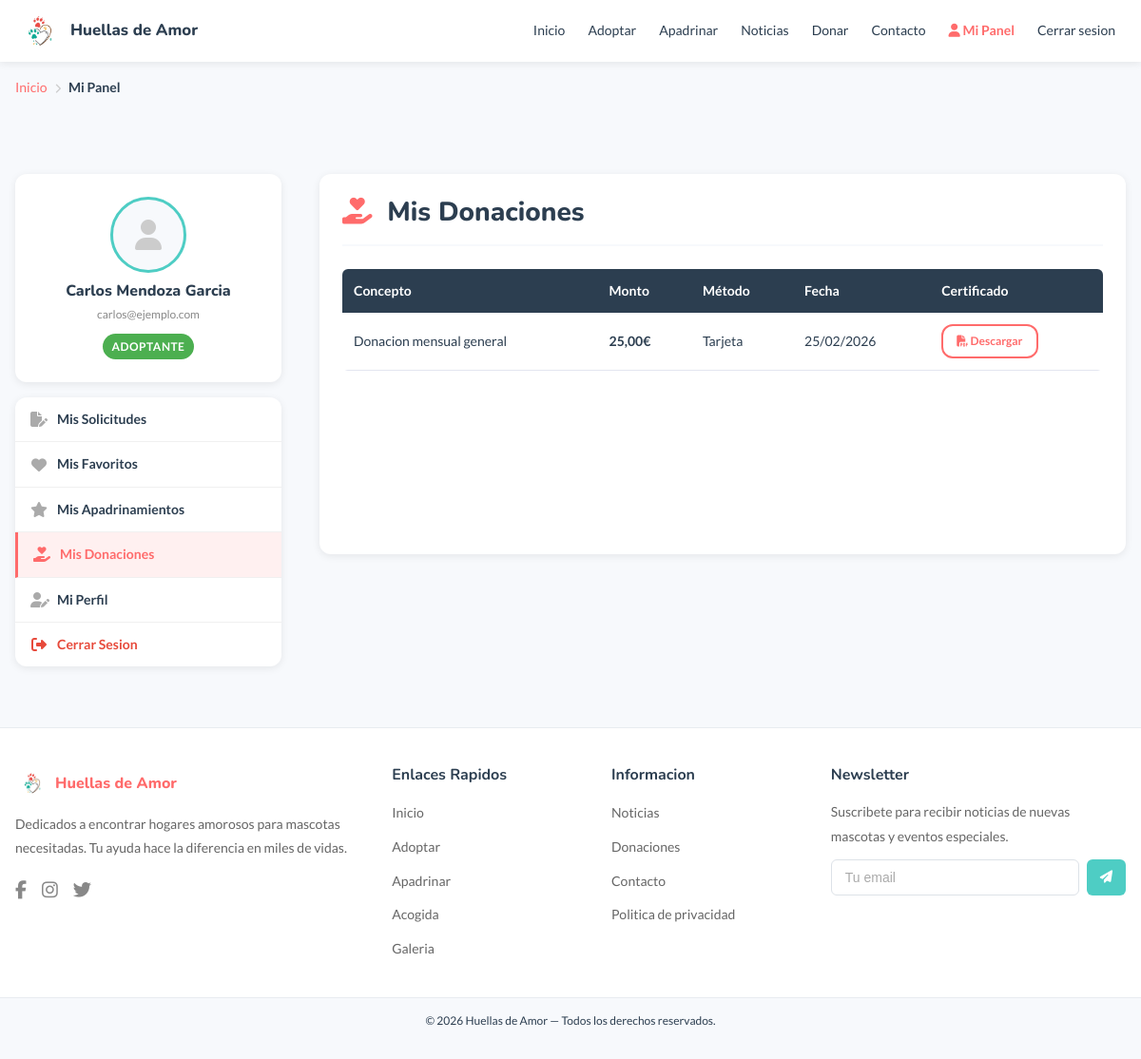
Screenshot of /usuario/panel.php?tab=donaciones (signed in) with the database file from the repository.
### tables this page shows
CREATE TABLE `usuarios` (
  `id` int(10) UNSIGNED NOT NULL,
  `nombre` varchar(100) NOT NULL,
  `apellidos` varchar(150) NOT NULL,
  `email` varchar(200) NOT NULL,
  `contrasena` varchar(255) NOT NULL,
  `telefono` varchar(20) DEFAULT NULL,
  `dni` varchar(10) DEFAULT NULL,
  `direccion` varchar(255) DEFAULT NULL,
  `ciudad` varchar(100) DEFAULT NULL,
  `cp` varchar(10) DEFAULT NULL,
  `foto_perfil` varchar(255) DEFAULT NULL,
  `rol` enum('visitante','registrado','admin') NOT NULL DEFAULT 'registrado',
  `activo` tinyint(1) NOT NULL DEFAULT 1,
  `fecha_registro` datetime NOT NULL DEFAULT current_timestamp()
);

CREATE TABLE `donaciones` (
  `id` int(10) UNSIGNED NOT NULL,
  `id_usuario` int(10) UNSIGNED DEFAULT NULL,
  `monto` decimal(8,2) NOT NULL,
  `concepto` varchar(255) DEFAULT NULL,
  `metodo_pago` varchar(100) DEFAULT NULL,
  `fecha` datetime NOT NULL DEFAULT current_timestamp(),
  `certificado_pdf` varchar(255) DEFAULT NULL
);

### usuario/panel.php (the view, shortened to what this page needs)
<?php
require_once '../templates/header.php';
$idUsuario = (int) $_SESSION['usuario_id'];
$usuario   = null;
$solicitudes = [];
try {
    $stmt = $conexion->prepare("SELECT * FROM `usuarios` WHERE `id` = :id LIMIT 1");
    $stmt->bindParam(':id', $idUsuario, PDO::PARAM_INT);
    $stmt->execute();
    $usuario = $stmt->fetch();
    $stmtSolicitudes = $conexion->prepare(
        "SELECT s.*, m.nombre AS nombre_mascota, m.especie,
                (SELECT f.ruta_foto FROM `fotos_mascotas` f
                 WHERE f.id_mascota = m.id AND f.es_principal = 1
                 LIMIT 1) AS foto_mascota
         FROM `solicitudes_adopcion` s
         INNER JOIN `mascotas` m ON s.id_mascota = m.id
         WHERE s.id_usuario = :id
         ORDER BY s.fecha_solicitud DESC"
    );
    $stmtSolicitudes->bindParam(':id', $idUsuario, PDO::PARAM_INT);
    $stmtSolicitudes->execute();
    $solicitudes = $stmtSolicitudes->fetchAll();
} catch (PDOException $e) {
    $solicitudes = [];
}
$pestanaActiva = isset($_GET['tab']) ? trim($_GET['tab']) : 'solicitudes';
?>
<div class="contenedor" style="padding-top:16px;">
    <nav class="migas-pan">
        <a href="../index.php">Inicio</a>
        <span><i class="fa-solid fa-chevron-right"></i></span>
        <span>Mi Panel</span>
    </nav>
</div>
<section class="seccion">
<div class="contenedor">
<div class="panel-grid">
<aside class="panel-sidebar">
    <div class="panel-perfil-card">
        <div class="panel-avatar">
            <?php if ($usuario['foto_perfil']) { ?>
                <img src="../<?php echo htmlspecialchars($usuario['foto_perfil']); ?>"
                     alt="<?php echo htmlspecialchars($usuario['nombre']); ?>">
            <?php } else { ?>
                <i class="fa-solid fa-user"></i>
            <?php } ?>
        </div>
        <h3><?php echo htmlspecialchars($usuario['nombre'] . ' ' . $usuario['apellidos']); ?></h3>
        <p><?php echo htmlspecialchars($usuario['email']); ?></p>
        <span class="badge badge-disponible">Adoptante</span>
    </div>
    <nav class="panel-menu">
        <a href="panel.php?tab=solicitudes"
           class="panel-menu-item <?php echo $pestanaActiva === 'solicitudes' ? 'activo' : ''; ?>">
            <i class="fa-solid fa-file-pen"></i>
            <span>Mis Solicitudes</span>
        </a>
        <a href="panel.php?tab=favoritos"
           class="panel-menu-item <?php echo $pestanaActiva === 'favoritos' ? 'activo' : ''; ?>">
            <i class="fa-solid fa-heart"></i>
            <span>Mis Favoritos</span>
        </a>
        <a href="panel.php?tab=apadrinamientos"
           class="panel-menu-item <?php echo $pestanaActiva === 'apadrinamientos' ? 'activo' : ''; ?>">
            <i class="fa-solid fa-star"></i>
            <span>Mis Apadrinamientos</span>
        </a>
        <a href="panel.php?tab=donaciones"
           class="panel-menu-item <?php echo $pestanaActiva === 'donaciones' ? 'activo' : ''; ?>">
            <i class="fa-solid fa-hand-holding-heart"></i>
            <span>Mis Donaciones</span>
        </a>
        <a href="panel.php?tab=perfil"
           class="panel-menu-item <?php echo $pestanaActiva === 'perfil' ? 'activo' : ''; ?>">
            <i class="fa-solid fa-user-pen"></i>
            <span>Mi Perfil</span>
        </a>
        <a href="../logout.php" class="panel-menu-item panel-menu-salir">
            <i class="fa-solid fa-right-from-bracket"></i>
            <span>Cerrar Sesion</span>
        </a>
    </nav>
</aside>
<div class="panel-contenido">
    <?php if ($pestanaActiva === 'solicitudes') { ?>
    <div class="panel-seccion">
        <h2><i class="fa-solid fa-file-pen"></i> Mis Solicitudes de Adopcion</h2>
        <?php if (!empty($solicitudes)) { ?>
        <div class="panel-solicitudes">
            <?php foreach ($solicitudes as $solicitud) {
                $fotoMascota = $solicitud['foto_mascota'];
                if ($fotoMascota && !str_starts_with($fotoMascota, 'http')) {
                    $fotoMascota = '../' . ltrim($fotoMascota, '/');
                }
                if (!$fotoMascota) {
                    $fotoMascota = 'https://picsum.photos/80/80?random=' . $solicitud['id_mascota'];
                }
            ?>
            <div class="solicitud-item">
                <img src="<?php echo htmlspecialchars($fotoMascota); ?>"
                     alt="<?php echo htmlspecialchars($solicitud['nombre_mascota']); ?>">
                <div class="solicitud-item-info">
                    <h4><?php echo htmlspecialchars($solicitud['nombre_mascota']); ?></h4>
                    <p><?php echo ucfirst(htmlspecialchars($solicitud['especie'])); ?></p>
                    <small>Enviada el <?php echo date('d/m/Y', strtotime($solicitud['fecha_solicitud'])); ?></small>
                </div>
                <div class="solicitud-item-estado">
                    <?php if ($solicitud['estado'] === 'pendiente') { ?>
                        <span class="badge badge-acogida">Pendiente</span>
                        <p>En revision</p>
                    <?php } elseif ($solicitud['estado'] === 'aprobada') { ?>
                        <span class="badge badge-disponible">Aprobada</span>
                        <p>¡Enhorabuena!</p>
                        <a href="../certificado_adopcion.php?id=<?php echo $solicitud['id']; ?>"
                           target="_blank" class="btn-outline-coral btn-sm" style="margin-top:6px;">
                            <i class="fa-solid fa-file-pdf"></i> Certificado
                        </a>
                    <?php } else { ?>
                        <span class="badge badge-adoptado">Rechazada</span>
                        <?php if ($solicitud['notas_admin']) { ?>
                        <p><?php echo htmlspecialchars($solicitud['notas_admin']); ?></p>
                        <?php } ?>
                    <?php } ?>
                </div>
                <a href="../mascotas/detalle.php?id=<?php echo $solicitud['id_mascota']; ?>"
                   class="btn-outline-turquesa btn-sm">
                    Ver mascota
                </a>
            </div>
            <?php } ?>
        </div>
        <?php } else { ?>
        <div class="panel-vacio">
            <i class="fa-solid fa-file-circle-xmark"></i>
            <h3>No tienes solicitudes</h3>
            <p>Aun no has solicitado adoptar ninguna mascota.</p>
            <a href="../adoptar.php" class="btn-coral">Ver mascotas disponibles</a>
        </div>
        <?php } ?>
    </div>
    <?php } elseif ($pestanaActiva === 'donaciones') { ?>
    <div class="panel-seccion">
        <h2><i class="fa-solid fa-hand-holding-heart"></i> Mis Donaciones</h2>
        <?php
        try {
            $stmtDon = $conexion->prepare(
                "SELECT * FROM `donaciones`
                 WHERE `id_usuario` = :id
                 ORDER BY `fecha` DESC"
            );
            $stmtDon->bindParam(':id', $idUsuario, PDO::PARAM_INT);
            $stmtDon->execute();
            $misDonaciones = $stmtDon->fetchAll();
        } catch (PDOException $e) {
            $misDonaciones = [];
        }
        ?>
        <?php if (!empty($misDonaciones)) { ?>
        <div class="tabla-wrapper">
            <table class="tabla-admin">
                <thead>
                    <tr>
                        <th>Concepto</th>
                        <th>Monto</th>
                        <th>Método</th>
                        <th>Fecha</th>
                        <th>Certificado</th>
                    </tr>
                </thead>
                <tbody>
                    <?php foreach ($misDonaciones as $don) { ?>
                    <tr>
                        <td><?php echo htmlspecialchars($don['concepto']); ?></td>
                        <td><strong><?php echo number_format($don['monto'], 2, ',', '.'); ?>€</strong></td>
                        <td><?php echo ucfirst(htmlspecialchars($don['metodo_pago'])); ?></td>
                        <td><?php echo date('d/m/Y', strtotime($don['fecha'])); ?></td>
                        <td>
                            <a href="../certificado_donacion.php?id=<?php echo $don['id']; ?>"
                               target="_blank" class="btn-outline-coral btn-sm">
                                <i class="fa-solid fa-file-pdf"></i> Descargar
                            </a>
                        </td>
                    </tr>
                    <?php } ?>
                </tbody>
            </table>
        </div>
        <?php } ?>
    </div>
    <?php } ?>
</div>
</div>
</div>
</section>
<?php require_once '../templates/footer.php'; ?>

### rows the page displays
usuarios: nombre+apellidos "Carlos Mendoza Garcia", email "carlos@ejemplo.com"
donaciones: concepto "Donacion mensual general", monto "25,00", metodo_pago "Tarjeta", fecha "25/02/2026"
